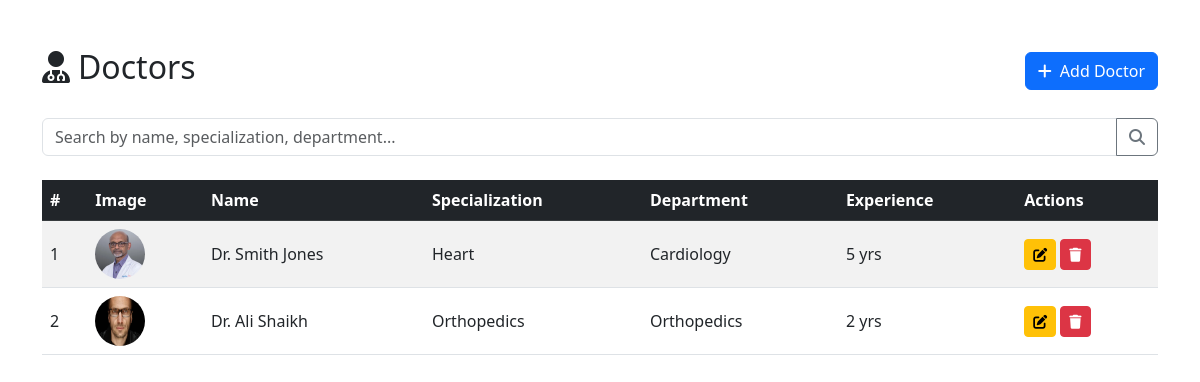
Screenshot of /doctors/ (signed in) with the database file from the repository.
### doctors/models.py (models this page shows, shortened)
class Doctor(models.Model):
    doctor_id = models.AutoField(primary_key=True)
    user = models.OneToOneField(User, on_delete=models.CASCADE, related_name='doctor_profile')
    first_name = models.CharField(max_length=50)
    last_name = models.CharField(max_length=50)
    email = models.EmailField(unique=True)
    phone = models.CharField(max_length=15)
    specialization = models.CharField(max_length=100)
    experience = models.IntegerField()  # years of experience
    department = models.ForeignKey(Department, on_delete=models.CASCADE, related_name='doctors')
    profile_image = models.ImageField(upload_to='doctor_profiles/', blank=True, null=True)
    joining_date = models.DateField(auto_now_add=True)
    class Meta:
        ordering = ['-joining_date']

### departments/models.py (models this page shows, shortened)
class Department(models.Model):
    department_name = models.CharField(max_length=100, unique=True)
    description = models.TextField(blank=True, null=True)
    class Meta:
        verbose_name_plural = "Departments"

### doctors/views.py (the view, shortened to what this page needs)
# urls.py: path('', views.doctor_list, name='list'),
@login_required
def doctor_list(request):
    if not is_admin(request.user):
        messages.error(request, 'You do not have permission to view this page.')
        return redirect('accounts:patient_dashboard')
    query = request.GET.get('q', '')
    doctors = Doctor.objects.all().select_related('department', 'user')
    paginator = Paginator(doctors, 5)
    page_number = request.GET.get('page')
    page_obj = paginator.get_page(page_number)
    context = {
        'page_obj': page_obj,
        'query': query,
    }
    return render(request, 'doctors/doctor_list.html', context)

### doctors/views.py (called while the page is built)
def is_admin(user):
    return hasattr(user, 'profile') and user.profile.role == 'ADMIN'

### templates/doctors/doctor_list.html (shortened to what this page needs)
{% extends 'base.html' %}
{% block content %}
<div class="d-flex justify-content-between align-items-center mb-4">
    <h2><i class="fas fa-user-md me-2"></i>Doctors</h2>
    <a href="{% url 'doctors:add' %}" class="btn btn-primary">
        <i class="fas fa-plus me-1"></i> Add Doctor
    </a>
</div>
<form method="get" class="mb-4">
    <div class="input-group">
        <input type="text" name="q" class="form-control" placeholder="Search by name, specialization, department..." value="{{ query }}">
        <button class="btn btn-outline-secondary" type="submit"><i class="fas fa-search"></i></button>
    </div>
</form>
<div class="table-responsive">
    <table class="table table-striped table-hover align-middle">
        <thead class="table-dark">
            <tr>
                <th>#</th>
                <th>Image</th>
                <th>Name</th>
                <th>Specialization</th>
                <th>Department</th>
                <th>Experience</th>
                <th>Actions</th>
            </tr>
        </thead>
        <tbody>
            {% for doctor in page_obj %}
            <tr>
                <td>{{ forloop.counter|add:page_obj.start_index|add:"-1" }}</td>
                <td>
                    {% if doctor.profile_image %}
                        <img src="{{ doctor.profile_image.url }}" alt="Profile" width="50" height="50" class="rounded-circle">
                    {% else %}
                        <i class="fas fa-user-md fa-2x text-secondary"></i>
                    {% endif %}
                </td>
                <td>Dr. {{ doctor.first_name }} {{ doctor.last_name }}</td>
                <td>{{ doctor.specialization }}</td>
                <td>{{ doctor.department.department_name|default:"—" }}</td>
                <td>{{ doctor.experience }} yrs</td>
                <td>
                    <a href="{% url 'doctors:edit' doctor.pk %}" class="btn btn-sm btn-warning">
                        <i class="fas fa-edit"></i>
                    </a>
                    <a href="{% url 'doctors:delete' doctor.pk %}" class="btn btn-sm btn-danger">
                        <i class="fas fa-trash"></i>
                    </a>
                </td>
            </tr>
            {% empty %}
            <tr><td colspan="7" class="text-center">No doctors found.</td></tr>
            {% endfor %}
        </tbody>
    </table>
</div>
{% endblock %}

### rows the page displays
Doctor: profile_image (picture), first_name "Smith", last_name "Jones", specialization "Heart", department.department_name "Cardiology", experience "5"
Doctor: profile_image (picture), first_name "Ali", last_name "Shaikh", specialization "Orthopedics", department.department_name "Orthopedics", experience "2"
